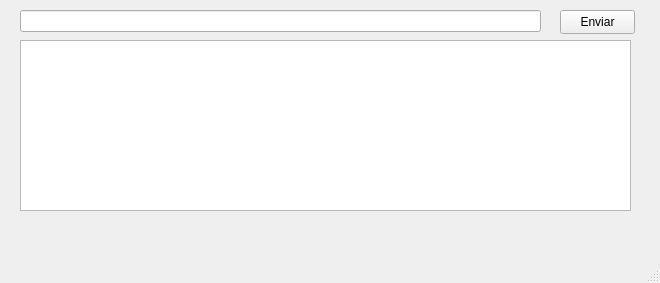
<?xml version="1.0" encoding="UTF-8"?>
<ui version="4.0">
 <class>MainWindow</class>
 <widget class="QMainWindow" name="MainWindow">
  <property name="geometry">
   <rect>
    <x>0</x>
    <y>0</y>
    <width>660</width>
    <height>283</height>
   </rect>
  </property>
  <property name="windowTitle">
   <string>MainWindow</string>
  </property>
  <widget class="QWidget" name="centralwidget">
   <widget class="QPushButton" name="pushButton">
    <property name="geometry">
     <rect>
      <x>560</x>
      <y>10</y>
      <width>75</width>
      <height>24</height>
     </rect>
    </property>
    <property name="text">
     <string>Enviar</string>
    </property>
   </widget>
   <widget class="QTextEdit" name="textEdit">
    <property name="geometry">
     <rect>
      <x>20</x>
      <y>40</y>
      <width>611</width>
      <height>171</height>
     </rect>
    </property>
   </widget>
   <widget class="QLineEdit" name="lineEdit">
    <property name="geometry">
     <rect>
      <x>20</x>
      <y>10</y>
      <width>521</width>
      <height>22</height>
     </rect>
    </property>
   </widget>
  </widget>
  <widget class="QMenuBar" name="menubar">
   <property name="geometry">
    <rect>
     <x>0</x>
     <y>0</y>
     <width>660</width>
     <height>22</height>
    </rect>
   </property>
  </widget>
  <widget class="QStatusBar" name="statusbar"/>
 </widget>
 <resources/>
 <connections/>
</ui>
